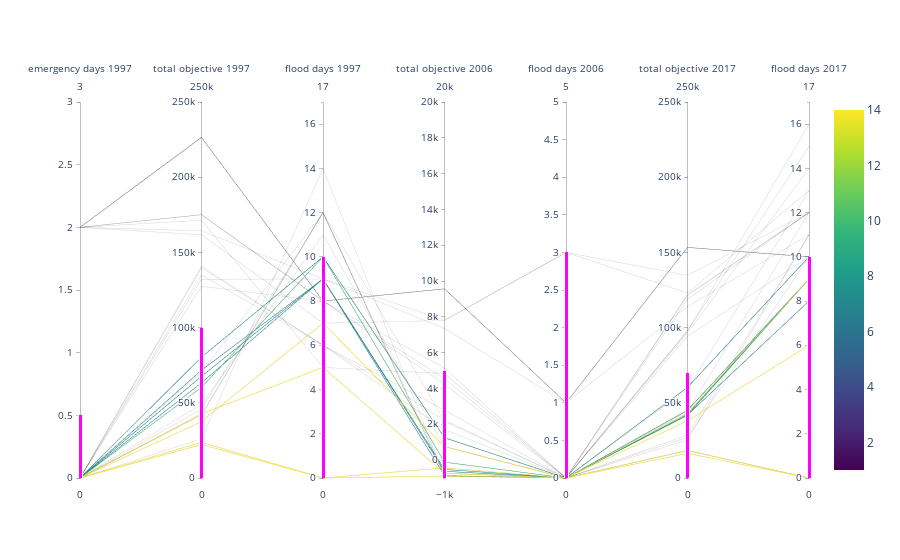

Notebook code for this chart:
### Code cell
# parallel axis plot for lead time
fig = go.Figure(data=
    go.Parcoords(
        line = dict(color = df_result['h'],
                    colorscale = "Viridis",
                    showscale = True),
        dimensions = list([
            dict(range = [0,3], constraintrange = [0,0.5], label = 'emergency days 1997', values = df_result['emergency days 1997']),
            dict(range = [0,250000], constraintrange = [0,100000], label = 'total objective 1997', values = df_result['total objective 1997']),
            dict(range = [0,17], constraintrange = [0,10], label = 'flood days 1997', values = df_result['flood days 1997']),
            dict(range = [-1000,20000], constraintrange = [-1000,5000], label = 'total objective 2006', values = df_result['total objective 2006']),
            dict(range = [0,5], constraintrange = [0,3], label = 'flood days 2006', values = df_result['flood days 2006']),
            dict(range = [0,250000], constraintrange = [0,70000], label = 'total objective 2017', values = df_result['total objective 2017']),
            dict(range = [0,17], constraintrange = [0,10], label = 'flood days 2017', values = df_result['flood days 2017'])
                 ])            
        )
     )

fig.update_layout(plot_bgcolor = 'white', paper_bgcolor = 'white')

fig.show()

### Figure 1 — Plotly figure (JSON) as saved in the notebook; plotly's stock layout.template omitted (floating-point values rounded to 4 significant figures)
{"data": [{"dimensions": [{"constraintrange": [0, 0.5], "label": "emergency days 1997", "range": [0, 3], "values": [2, 2, 2, 2, 2, 2, 2, 2, 2, 2, 0, 0, 0, 0, 0, 0, 0, 0, 0, 0, 0, 0, 0, 0, 0, 0, 0, 0, 0, 0]}, {"constraintrange": [0, 100000], "label": "total objective 1997", "range": [0, 250000], "values": [226500.0, 226500.0, 226500.0, 226500.0, 226500.0, 175100.0, 175000.0, 171400.0, 164400.0, 161700.0, 140900.0, 139700.0, 135000.0, 127400.0, 132100.0, 71650.0, 67620.0, 63290.0, 70190.0, 80340.0, 45920.0, 42270.0, 41650.0, 48970.0, 60280.0, 26040.0, 23690.0, 22260.0, 37530.0, 42710.0]}, {"constraintrange": [0, 10], "label": "flood days 1997", "range": [0, 17], "values": [8, 8, 8, 8, 8, 8, 8, 5, 9, 7, 6, 6, 6, 8, 9, 9, 9, 9, 12, 10, 12, 12, 12, 11, 10, 14, 0, 0, 7, 5]}, {"constraintrange": [-1000, 5000], "label": "total objective 2006", "range": [-1000, 20000], "values": [9567.0, 9567.0, 9567.0, 9567.0, 9567.0, 4546.0, 4243.0, 4832.0, 7816.0, 7795.0, 2238.0, 1711.0, 2797.0, 5130.0, 7350.0, -624.4, -872.2, -519.2, 2165.0, 1247.0, -891.4, -891.4, -719.7, 755.5, -114.9, -891.4, -891.4, -432.8, 753.4, -737.8]}, {"constraintrange": [0, 3], "label": "flood days 2006", "range": [0, 5], "values": [1, 1, 1, 1, 1, 0, 0, 0, 3, 3, 0, 0, 0, 0, 1, 0, 0, 0, 0, 0, 0, 0, 0, 0, 0, 0, 0, 0, 0, 0]}, {"constraintrange": [0, 70000], "label": "total objective 2017", "range": [0, 250000], "values": [153300.0, 153300.0, 153300.0, 153300.0, 153300.0, 121900.0, 121200.0, 118800.0, 123000.0, 134700.0, 97880.0, 96420.0, 94260.0, 97780.0, 114000.0, 45000.0, 41740.0, 41910.0, 58860.0, 60330.0, 28500.0, 25360.0, 27100.0, 44240.0, 42490.0, 18240.0, 16350.0, 18370.0, 43270.0, 38020.0]}, {"constraintrange": [0, 10], "label": "flood days 2017", "range": [0, 17], "values": [10, 10, 10, 10, 10, 12, 12, 12, 13, 12, 15, 14, 10, 16, 11, 9, 9, 8, 13, 10, 11, 11, 10, 12, 9, 0, 0, 0, 9, 6]}], "line": {"color": [1, 1, 1, 1, 1, 2, 2, 2, 2, 2, 3, 3, 3, 3, 3, 7, 7, 7, 7, 7, 10, 10, 10, 10, 10, 14, 14, 14, 14, 14], "colorscale": [[0, "#440154"], [0.1111, "#482878"], [0.2222, "#3e4989"], [0.3333, "#31688e"], [0.4444, "#26828e"], [0.5556, "#1f9e89"], [0.6667, "#35b779"], [0.7778, "#6ece58"], [0.8889, "#b5de2b"], [1, "#fde725"]], "showscale": true}, "type": "parcoords"}], "layout": {"paper_bgcolor": "white", "plot_bgcolor": "white"}}
